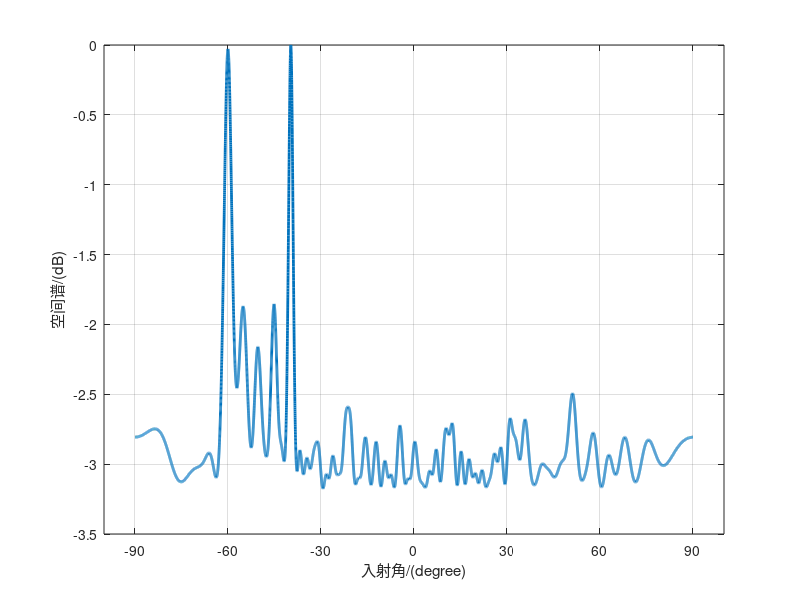

Reproduce this figure in MATLAB. (Note: this script raises an error after producing the figure.)

clear; 
clc;
close all;

%MUSIC_Function = 'Spatial_Smoothing';
MUSIC_Function = 'Toeplitz_Construction';

%% 输入参数
% % high density
% G = 10;              % 目标数目	
% B=eye(G); % 衰减系数矩阵
% dist = [10:1:10+G-1]; 	% 待估计距离
% theta = [-60:5:-60+5*(G-1)]; % 待估计角度
% SNR = 10;           % 信噪比

% % 距离、角度均稀疏
% G = 5;              % 目标数目	
% B=eye(G); % 衰减系数矩阵
% dist = [10:4:10+4*(G-1)]; 	% 待估计距离
% theta = [-60:20:-60+20*(G-1)]; % 待估计角度
% SNR = 10;           % 信噪比

% 目标数目少，但距离角度仍接近
G = 5;              % 目标数目	
B=eye(G); % 衰减系数矩阵
dist = [10:1:10+1*(G-1)]; 	% 待估计距离
theta = [-60:5:-60+5*(G-1)]; % 待估计角度
SNR = 10;           % 信噪比

%% 参数设置
c=3e8;
% 阵列参数
derad = pi/180;      % 角度->弧度
Nr = 16;              % 接收阵元个数 
Nt = 4;              % 发射阵元个数        
ddt = 0.5*Nr;            % 阵元间距 
dt=0:ddt:(Nt-1)*ddt;
At=exp(-1i*2*pi*dt.'*sin(derad*theta));  %方向矢量（表示的是经K个目标反射后的方向）
      
ddr = 0.5;            % 接收阵元间距 
dr=0:ddr:(Nr-1)*ddr;
Ar=exp(-1i*2*pi*dr.'*sin(derad*theta));  %方向矢量（表示的是经K个目标反射后的方向）

% 组成的虚拟阵列
A = zeros(Nt*Nr,G); % at(k)和ar(k)的Kronecker积
for g=1:G
    A(:,g)=kron(At(:,g),Ar(:,g));
end
d = 0:ddr:(Nt*Nr-1)*ddr;
%d = 0:ddr:(Nt*Nr/2-1)*ddr;

% OFDM参数
% 这篇文章没有假设每个天线上传输的子载波不同，而是所有天线共享这些子载波
K = 32;               % 总子载波数目
delta_f=6e4;		 % 每个子载波的带宽
% fc=1e5;              % 载波的起始频率
% fp=fc:delta_f:fc+delta_f*(K-1);  % 各个OFDM子载波的频率
T=1/delta_f;         % 每符号间隔

%% 信号产生
M=100;                  % 总传输符号数
n=Nt*K*M;               % 总传送比特数=总传输符号数*子载波数目*天线个数
% 注：这里各个天线之间的子载波分配是重合的，也就是各个天线发射的信号在接收端可能需要特殊方法区分

% 产生传输符号
data = randi([0,3],1,n);        % 产生信源数据
s = reshape(data,Nt,M*K);       % 串/并变换
s = pskmod(s, 4, pi/4);         % 4PSK调制

% qpsk如下
% data=2*round(rand(1,Nt*K*M))-1; %产生信源数据
% s=reshape(data,Nt,M*K); %串/并变换

% 4个发射天线的信号 每行代表一个子载波的所有信号，每列代表每个时刻所有子载波的信号
s1 = reshape(s(1,:),K,M);
s2 = reshape(s(2,:),K,M);
s3 = reshape(s(3,:),K,M);
s4 = reshape(s(4,:),K,M);

%% 构建接收信号模型 
G_all=[];
nt=0:Nt-1;
G_all=[];
nt=0:Nt-1;
%  https://zhuanlan.zhihu.com/p/358985352
% 导频矩阵列满秩
% 对于每个子载波单独处理
for k=1:K
    s_k = [s1(k,:);s2(k,:);s3(k,:);s4(k,:)];
    E=exp(1i*2*pi*k*dist'./T/c); 
    y = Ar*diag(E)*B*At.'*s_k;
    y=awgn(y,SNR,'measured');
    G_k=y*s_k'*inv(s_k*s_k'+10^(-SNR/10)*Nt*eye(Nt));
    G_k=reshape(G_k,1,Nt*Nr);
    G_all=[G_all,G_k.'];            
end

% 计算协方差矩阵
switch(MUSIC_Function) 
    case 'Spatial_Smoothing'
        issp = 1;           %选用的平滑算法模式
        kelm = Nt*Nr/2;
        Rxx = 0;
        J = fliplr(eye(kelm));         %翻转对角阵，中心对称
        for n=1:Nt*Nr-kelm+1
            Rxx = Rxx + G_all(n:n+kelm-1,:)*G_all(n:n+kelm-1,:)'; % 前向平滑
            Rxx = Rxx + J*conj(G_all(n:n+kelm-1,:))*G_all(n:n+kelm-1,:).'*J; % 后向平滑
        end
        Rxx = Rxx/2;
    case 'Toeplitz_Construction'
        Rxx = 0;
        % 对于偶数阵元，加入了左右移动，貌似可能没什么用
        for k=1:K
            x_equal0 = G_all(1:end-1,k);
            x_equal1 = G_all(2:end,k);
            kelm = Nt*Nr/2;
            R_tilde0 = toeplitz(x_equal0(kelm:end), x_equal0(kelm:-1:1));
            R_tilde1 = toeplitz(x_equal1(kelm:end), x_equal1(kelm:-1:1));
            Rxx = Rxx + R_tilde1*R_tilde1'+R_tilde0*R_tilde0;
        end
        Rxx = Rxx / K;
end

% % 计算协方差矩阵
Rxx=G_all*G_all'/K;
% 特征值分解
[EV,D]=eig(Rxx);                   %特征值分解
EVA=diag(D)';                      %将特征值矩阵对角线提取并转为一行
[EVA,I]=sort(EVA);                 %将特征值排序 从小到大
EV=fliplr(EV(:,I));                % 对应特征矢量排序
                 
% 遍历每个角度，计算空间谱
for iang = 1:18001
    angle(iang)=(iang-9001)/100;
    phim=derad*angle(iang);
    a=exp(-1i*2*pi*d*sin(phim)).'; 
    En=EV(:,G+1:Nt*Nr);                   % 取矩阵的第M+1到N列组成噪声子空间
    Pmusic(iang)=1/(a'*En*En'*a);
end
Pmusic=abs(Pmusic);
Pmmax=max(Pmusic);
Pmusic=10*log10(Pmusic/Pmmax);            % 归一化处理
h=plot(angle,Pmusic);
set(h,'Linewidth',2);
xlabel('入射角/(degree)');
ylabel('空间谱/(dB)');
set(gca, 'XTick',[-90:30:90]);
grid on;

peak = my_peak_seek(Pmusic,angle,G);              %寻找峰值
peak = sort(peak)
theta
theta_error_music=abs(peak-sort(theta))   %估计偏差

